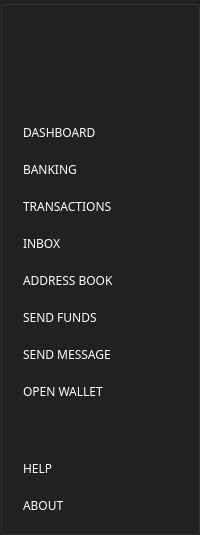
       <widget class="QGroupBox" name="leftMenu">
        <property name="sizePolicy">
         <sizepolicy hsizetype="Expanding" vsizetype="Expanding">
          <horstretch>0</horstretch>
          <verstretch>0</verstretch>
         </sizepolicy>
        </property>
        <property name="minimumSize">
         <size>
          <width>200</width>
          <height>0</height>
         </size>
        </property>
        <property name="maximumSize">
         <size>
          <width>200</width>
          <height>16777215</height>
         </size>
        </property>
        <property name="styleSheet">
         <string notr="true">background-color: #212121; border-right: 1px solid #444;</string>
        </property>
        <property name="title">
         <string/>
        </property>
        <layout class="QVBoxLayout" name="verticalLayout">
         <property name="leftMargin">
          <number>0</number>
         </property>
         <property name="rightMargin">
          <number>0</number>
         </property>
         <item>
          <widget class="QLabel" name="label_42">
           <property name="minimumSize">
            <size>
             <width>0</width>
             <height>0</height>
            </size>
           </property>
           <property name="maximumSize">
            <size>
             <width>199</width>
             <height>199</height>
            </size>
           </property>
           <property name="styleSheet">
            <string notr="true">padding: 40px;
border:none;</string>
           </property>
           <property name="text">
            <string/>
           </property>
           <property name="pixmap">
            <pixmap resource="../../resources.qrc">:/images/cache-logo</pixmap>
           </property>
           <property name="scaledContents">
            <bool>true</bool>
           </property>
           <property name="alignment">
            <set>Qt::AlignCenter</set>
           </property>
          </widget>
         </item>
         <item>
          <widget class="QPushButton" name="lm_dashboardButton">
           <property name="minimumSize">
            <size>
             <width>180</width>
             <height>31</height>
            </size>
           </property>
           <property name="maximumSize">
            <size>
             <width>180</width>
             <height>60</height>
            </size>
           </property>
           <property name="font">
            <font>
             <family>Poppins</family>
             <weight>50</weight>
             <bold>false</bold>
            </font>
           </property>
           <property name="styleSheet">
            <string notr="true">QPushButton {
text-align: left; 
color: #fff; 
margin-left: 20px;
font-weight: normal;
border: none;

}

QPushButton:hover {
text-align: left; color: pink; 
margin-left: 20px;
border: none;
border-right: 3px solid pink;
}</string>
           </property>
           <property name="text">
            <string>DASHBOARD</string>
           </property>
           <property name="iconSize">
            <size>
             <width>18</width>
             <height>18</height>
            </size>
           </property>
          </widget>
         </item>
         <item>
          <widget class="QPushButton" name="lm_bankingButton">
           <property name="minimumSize">
            <size>
             <width>180</width>
             <height>31</height>
            </size>
           </property>
           <property name="maximumSize">
            <size>
             <width>180</width>
             <height>60</height>
            </size>
           </property>
           <property name="font">
            <font>
             <family>Poppins</family>
             <weight>50</weight>
             <bold>false</bold>
            </font>
           </property>
           <property name="styleSheet">
            <string notr="true">QPushButton {
text-align: left; 
color: #fff; 
margin-left: 20px;
font-weight: normal;
border: none;

}

QPushButton:hover {
text-align: left; color: pink; 
margin-left: 20px;
border: none;
border-right: 3px solid pink;
}</string>
           </property>
           <property name="text">
            <string>BANKING</string>
           </property>
           <property name="iconSize">
            <size>
             <width>18</width>
             <height>18</height>
            </size>
           </property>
          </widget>
         </item>
         <item>
          <widget class="QPushButton" name="lm_transactionButton">
           <property name="minimumSize">
            <size>
             <width>180</width>
             <height>31</height>
            </size>
           </property>
           <property name="maximumSize">
            <size>
             <width>180</width>
             <height>60</height>
            </size>
           </property>
           <property name="font">
            <font>
             <family>Poppins</family>
             <weight>50</weight>
             <bold>false</bold>
            </font>
           </property>
           <property name="styleSheet">
            <string notr="true">QPushButton {
text-align: left; 
color: #fff; 
margin-left: 20px;
font-weight: normal;
border: none;

}

QPushButton:hover {
text-align: left; color: pink; 
margin-left: 20px;
border: none;
border-right: 3px solid pink;
}</string>
           </property>
           <property name="text">
            <string>TRANSACTIONS</string>
           </property>
           <property name="iconSize">
            <size>
             <width>18</width>
             <height>18</height>
            </size>
           </property>
          </widget>
         </item>
         <item>
          <widget class="QPushButton" name="lm_messagesButton">
           <property name="minimumSize">
            <size>
             <width>180</width>
             <height>31</height>
            </size>
           </property>
           <property name="maximumSize">
            <size>
             <width>180</width>
             <height>60</height>
            </size>
           </property>
           <property name="font">
            <font>
             <family>Poppins</family>
             <weight>50</weight>
             <bold>false</bold>
            </font>
           </property>
           <property name="styleSheet">
            <string notr="true">QPushButton {
text-align: left; 
color: #fff; 
margin-left: 20px;
font-weight: normal;
border: none;

}

QPushButton:hover {
text-align: left; color: pink; 
margin-left: 20px;
border: none;
border-right: 3px solid pink;
}</string>
           </property>
           <property name="text">
            <string>INBOX</string>
           </property>
           <property name="iconSize">
            <size>
             <width>18</width>
             <height>18</height>
            </size>
           </property>
          </widget>
         </item>
         <item>
          <widget class="QPushButton" name="lm_addressBookButton_2">
           <property name="minimumSize">
            <size>
             <width>180</width>
             <height>31</height>
            </size>
           </property>
           <property name="maximumSize">
            <size>
             <width>180</width>
             <height>60</height>
            </size>
           </property>
           <property name="font">
            <font>
             <family>Poppins</family>
             <weight>50</weight>
             <bold>false</bold>
            </font>
           </property>
           <property name="styleSheet">
            <string notr="true">QPushButton {
text-align: left; 
color: #fff; 
margin-left: 20px;
font-weight: normal;
border: none;

}

QPushButton:hover {
text-align: left; color: pink; 
margin-left: 20px;
border: none;
border-right: 3px solid pink;
}</string>
           </property>
           <property name="text">
            <string>ADDRESS BOOK</string>
           </property>
           <property name="iconSize">
            <size>
             <width>18</width>
             <height>18</height>
            </size>
           </property>
          </widget>
         </item>
         <item>
          <widget class="QPushButton" name="lm_newTransferButton">
           <property name="minimumSize">
            <size>
             <width>180</width>
             <height>31</height>
            </size>
           </property>
           <property name="maximumSize">
            <size>
             <width>180</width>
             <height>60</height>
            </size>
           </property>
           <property name="font">
            <font>
             <family>Poppins</family>
             <weight>50</weight>
             <bold>false</bold>
            </font>
           </property>
           <property name="styleSheet">
            <string notr="true">QPushButton {
text-align: left; 
color: #fff; 
margin-left: 20px;
font-weight: normal;
border: none;

}

QPushButton:hover {
text-align: left; color: pink; 
margin-left: 20px;
border: none;
border-right: 3px solid pink;
}</string>
           </property>
           <property name="text">
            <string>SEND FUNDS</string>
           </property>
          </widget>
         </item>
         <item>
          <widget class="QPushButton" name="lm_newMessageButton">
           <property name="minimumSize">
            <size>
             <width>180</width>
             <height>31</height>
            </size>
           </property>
           <property name="maximumSize">
            <size>
             <width>180</width>
             <height>60</height>
            </size>
           </property>
           <property name="font">
            <font>
             <family>Poppins</family>
             <weight>50</weight>
             <bold>false</bold>
            </font>
           </property>
           <property name="styleSheet">
            <string notr="true">QPushButton {
text-align: left; 
color: #fff; 
margin-left: 20px;
font-weight: normal;
border: none;

}

QPushButton:hover {
text-align: left; color: pink; 
margin-left: 20px;
border: none;
border-right: 3px solid pink;
}</string>
           </property>
           <property name="text">
            <string>SEND MESSAGE</string>
           </property>
          </widget>
         </item>
         <item>
          <widget class="QPushButton" name="lm_newOpenWalletButton">
           <property name="minimumSize">
            <size>
             <width>180</width>
             <height>31</height>
            </size>
           </property>
           <property name="maximumSize">
            <size>
             <width>180</width>
             <height>60</height>
            </size>
           </property>
           <property name="font">
            <font>
             <family>Poppins</family>
             <weight>50</weight>
             <bold>false</bold>
            </font>
           </property>
           <property name="styleSheet">
            <string notr="true">QPushButton {
text-align: left; 
color: #fff; 
margin-left: 20px;
font-weight: normal;
border: none;

}

QPushButton:hover {
text-align: left; color: pink; 
margin-left: 20px;
border: none;
border-right: 3px solid pink;
}</string>
           </property>
           <property name="text">
            <string>OPEN WALLET</string>
           </property>
          </widget>
         </item>
         <item>
          <spacer name="verticalSpacer">
           <property name="orientation">
            <enum>Qt::Vertical</enum>
           </property>
           <property name="sizeHint" stdset="0">
            <size>
             <width>20</width>
             <height>40</height>
            </size>
           </property>
          </spacer>
         </item>
         <item>
          <widget class="QPushButton" name="lm_helpButton">
           <property name="minimumSize">
            <size>
             <width>180</width>
             <height>31</height>
            </size>
           </property>
           <property name="maximumSize">
            <size>
             <width>180</width>
             <height>60</height>
            </size>
           </property>
           <property name="font">
            <font>
             <family>Poppins</family>
             <weight>50</weight>
             <bold>false</bold>
            </font>
           </property>
           <property name="styleSheet">
            <string notr="true">QPushButton {
text-align: left; 
color: #fff; 
margin-left: 20px;
font-weight: normal;
border: none;
}

QPushButton:hover {
text-align: left; color: pink; 
margin-left: 20px;
border: none;
}</string>
           </property>
           <property name="text">
            <string>HELP</string>
           </property>
           <property name="iconSize">
            <size>
             <width>18</width>
             <height>18</height>
            </size>
           </property>
          </widget>
         </item>
         <item>
          <widget class="QPushButton" name="lm_about">
           <property name="minimumSize">
            <size>
             <width>180</width>
             <height>31</height>
            </size>
           </property>
           <property name="maximumSize">
            <size>
             <width>180</width>
             <height>60</height>
            </size>
           </property>
           <property name="font">
            <font>
             <family>Poppins</family>
             <weight>50</weight>
             <bold>false</bold>
            </font>
           </property>
           <property name="styleSheet">
            <string notr="true">QPushButton {
text-align: left; 
color: #fff; 
margin-left: 20px;
font-weight: normal;
border: none;
}

QPushButton:hover {
text-align: left; color: pink; 
margin-left: 20px;
border: none;
}</string>
           </property>
           <property name="text">
            <string>ABOUT</string>
           </property>
           <property name="iconSize">
            <size>
             <width>18</width>
             <height>18</height>
            </size>
           </property>
          </widget>
         </item>
        </layout>
        <zorder>lm_dashboardButton</zorder>
        <zorder>lm_bankingButton</zorder>
        <zorder>lm_transactionButton</zorder>
        <zorder>lm_messagesButton</zorder>
        <zorder>lm_addressBookButton_2</zorder>
        <zorder>lm_newTransferButton</zorder>
        <zorder>lm_newMessageButton</zorder>
        <zorder>lm_newOpenWalletButton</zorder>
        <zorder>lm_helpButton</zorder>
        <zorder>lm_about</zorder>
        <zorder>label_42</zorder>
       </widget>
